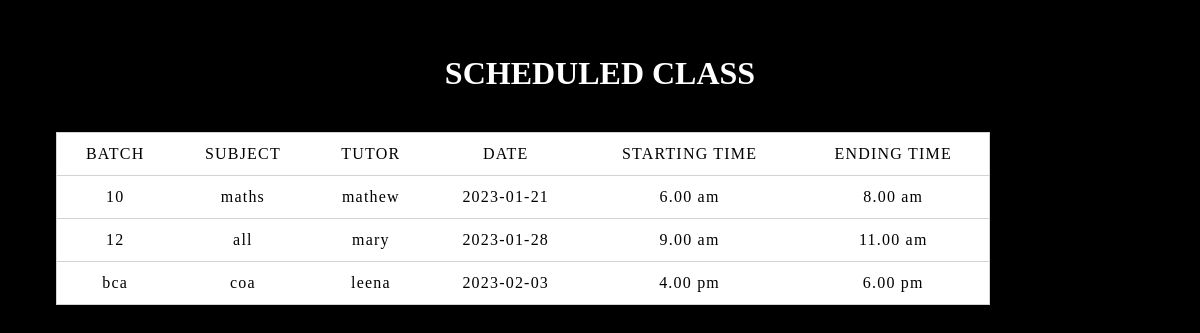
The app's page /project/viewscheduledclass.php with its own data.
### tables this page shows
CREATE TABLE IF NOT EXISTS `class_schedule` (
  `class_id` int NOT NULL AUTO_INCREMENT,
  `id` int NOT NULL,
  `tutor_id` int NOT NULL,
  `batch_id` int NOT NULL,
  `batch` varchar(15) NOT NULL,
  `subject` varchar(20) NOT NULL,
  `tutor` varchar(20) NOT NULL,
  `date` date NOT NULL,
  `stime` varchar(15) NOT NULL,
  `etime` varchar(15) NOT NULL,
  PRIMARY KEY (`class_id`)
);

### project/viewscheduledclass.php (the view, shortened to what this page needs)
<html>
<<head>
	<CENTER>
<h1 style="color:white;">SCHEDULED CLASS</h1>
</CENTER>
</head>
<body>
 	<table>
 	  <tr>
		<th>BATCH</th>
 	  	<th>SUBJECT</th>
 	  	<th>TUTOR</th>
 	  	<th>DATE</th>
 	  	<th>STARTING TIME</th>
        <th>ENDING TIME</th>
 	  </tr>
 	  <?php
       include 'connection.php';
       $q="SELECT batch,subject,tutor,date,stime,etime from class_schedule where id='0'";
       $r=mysqli_query($con,$q);
       while($s=mysqli_fetch_array($r))
       {
       echo '<tr>';
	   echo '<th>'.$s['batch'].'</th>';
       echo '<th>'.$s['subject'].'</th>';
       echo '<th>'.$s['tutor'].'</th>';
       echo '<th>'.$s['date'].'</th>';
       echo '<th>'.$s['stime'].'</th>';
       echo '<th>'.$s['etime'].'</th>';
       echo '</tr>';
      }
 	  ?>
    </table>
</body>
</html>

### project/viewscheduledclass.php (style rules this page uses)
body { margin: 1rem; background:url(""); background-size:cover; background-repeat:no-repeat; background-color:black; }
table { --accent-color: #362f4b; --text-color: black; --bgColorDarker: white; --bgColorLighter: white; --insideBorderColor: lightgray; width: 80%; margin: 40; padding: -10; border: 1px solid var(--accent-color); border-collapse: collapse; color: var(--text-color); table-layout: center; }
table tbody tr { border: 1px solid var(--insideBorderColor); background-color: var(--bgColorDarker); }
table tbody tr:nth-child(odd) { background-color: var(--bgColorLighter); }
table th { letter-spacing: 0.075rem; }
table th, table td { padding: 0.75rem 1rem; font-weight: normal; text-align: center; }
table th:nth-child(4), table td:nth-child(4) { text-align: center; }

### records on screen
class_schedule: batch "10", subject "maths", tutor "mathew", date "2023-01-21", stime "6.00 am", etime "8.00 am"
class_schedule: batch "12", subject "all", tutor "mary", date "2023-01-28", stime "9.00 am", etime "11.00 am"
class_schedule: batch "bca", subject "coa", tutor "leena", date "2023-02-03", stime "4.00 pm", etime "6.00 pm"
